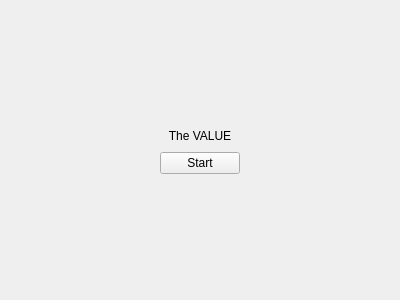
<?xml version="1.0" encoding="UTF-8"?>
<ui version="4.0">
 <class>Form</class>
 <widget class="QWidget" name="Form">
  <property name="geometry">
   <rect>
    <x>0</x>
    <y>0</y>
    <width>400</width>
    <height>300</height>
   </rect>
  </property>
  <property name="windowTitle">
   <string>Form</string>
  </property>
  <layout class="QGridLayout" name="gridLayout">
   <property name="sizeConstraint">
    <enum>QLayout::SizeConstraint::SetDefaultConstraint</enum>
   </property>
   <property name="leftMargin">
    <number>9</number>
   </property>
   <property name="topMargin">
    <number>9</number>
   </property>
   <property name="rightMargin">
    <number>9</number>
   </property>
   <property name="bottomMargin">
    <number>9</number>
   </property>
   <property name="spacing">
    <number>6</number>
   </property>
   <item row="3" column="1">
    <spacer name="verticalSpacer_2">
     <property name="orientation">
      <enum>Qt::Orientation::Vertical</enum>
     </property>
     <property name="sizeHint" stdset="0">
      <size>
       <width>20</width>
       <height>40</height>
      </size>
     </property>
    </spacer>
   </item>
   <item row="1" column="1">
    <widget class="QLabel" name="label">
     <property name="text">
      <string>The VALUE</string>
     </property>
     <property name="alignment">
      <set>Qt::AlignmentFlag::AlignCenter</set>
     </property>
    </widget>
   </item>
   <item row="2" column="1">
    <widget class="QPushButton" name="startButton">
     <property name="text">
      <string>Start</string>
     </property>
    </widget>
   </item>
   <item row="1" column="0">
    <spacer name="horizontalSpacer_2">
     <property name="orientation">
      <enum>Qt::Orientation::Horizontal</enum>
     </property>
     <property name="sizeHint" stdset="0">
      <size>
       <width>40</width>
       <height>20</height>
      </size>
     </property>
    </spacer>
   </item>
   <item row="0" column="1">
    <spacer name="verticalSpacer">
     <property name="orientation">
      <enum>Qt::Orientation::Vertical</enum>
     </property>
     <property name="sizeHint" stdset="0">
      <size>
       <width>20</width>
       <height>40</height>
      </size>
     </property>
    </spacer>
   </item>
   <item row="1" column="2">
    <spacer name="horizontalSpacer">
     <property name="orientation">
      <enum>Qt::Orientation::Horizontal</enum>
     </property>
     <property name="sizeHint" stdset="0">
      <size>
       <width>40</width>
       <height>20</height>
      </size>
     </property>
    </spacer>
   </item>
  </layout>
 </widget>
 <resources/>
 <connections/>
</ui>
